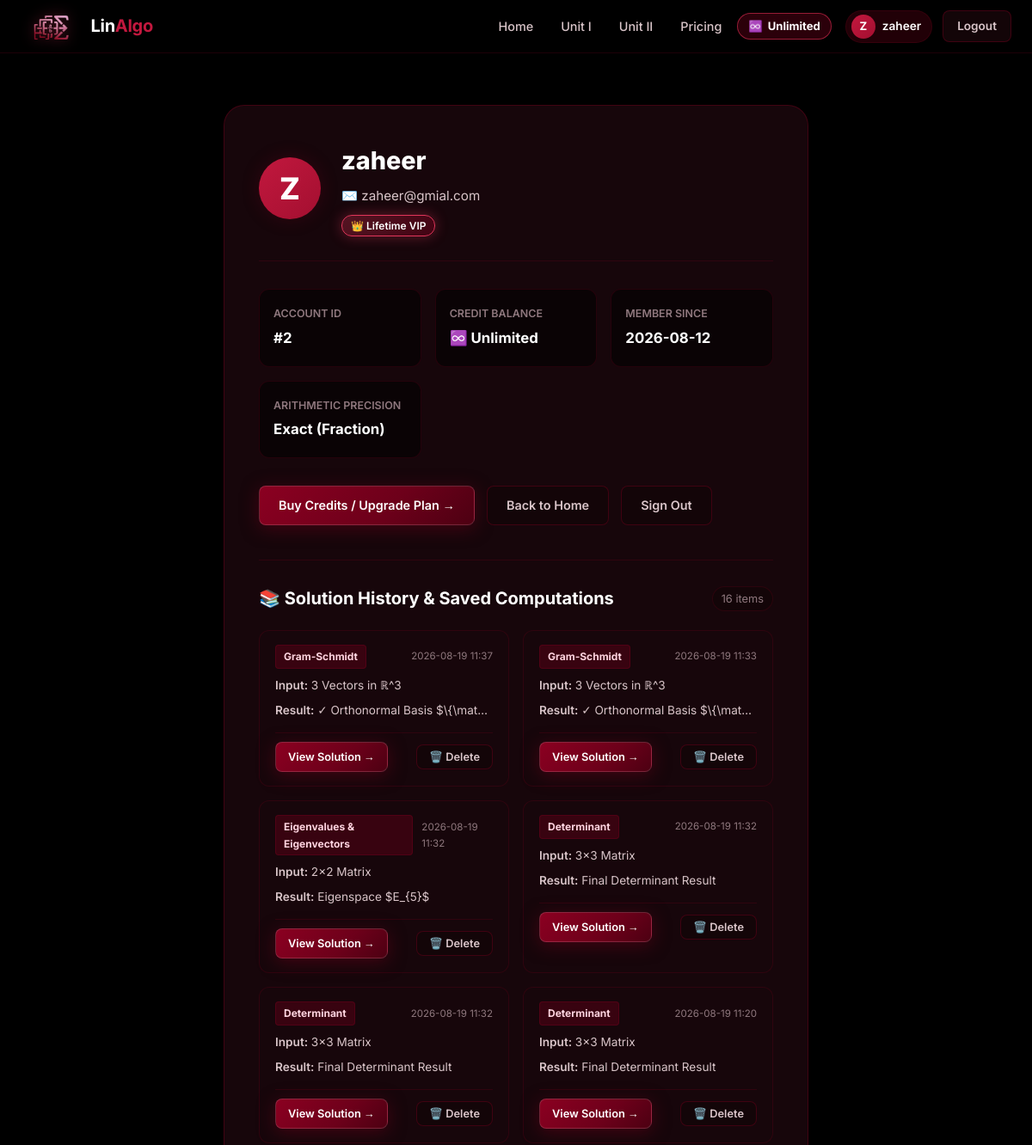
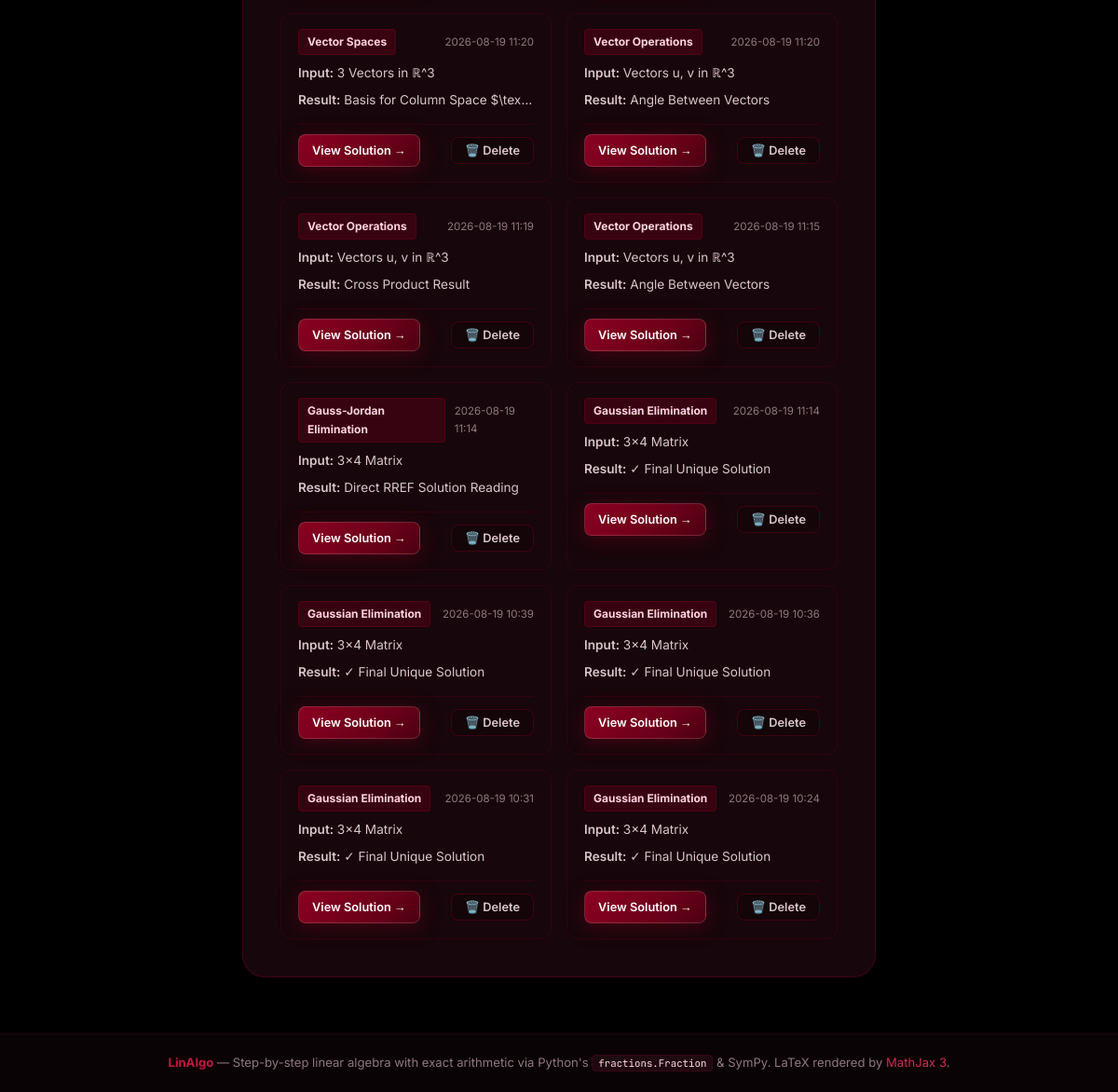
Screenshot of /profile (signed in) with the database file from the repository (2 pictures, top to bottom).
### tables this page shows
CREATE TABLE users (
            id INTEGER PRIMARY KEY AUTOINCREMENT,
            username TEXT UNIQUE NOT NULL,
            email TEXT UNIQUE NOT NULL,
            password_hash TEXT NOT NULL,
            created_at TIMESTAMP DEFAULT CURRENT_TIMESTAMP
        , credits INTEGER DEFAULT 50, plan_type TEXT DEFAULT 'free', is_unlimited INTEGER DEFAULT 0);

CREATE TABLE solution_history (
            id INTEGER PRIMARY KEY AUTOINCREMENT,
            user_id INTEGER NOT NULL,
            module_name TEXT NOT NULL,
            module_title TEXT NOT NULL,
            input_summary TEXT,
            result_summary TEXT,
            full_steps_json TEXT,
            created_at TIMESTAMP DEFAULT CURRENT_TIMESTAMP,
            FOREIGN KEY (user_id) REFERENCES users(id) ON DELETE CASCADE
        );

### app.py (the view)
@app.route('/profile')
def profile():
    user_id = session.get('user_id')
    if not user_id:
        flash("Please sign in to view your profile and saved history.", "info")
        return redirect(url_for('login'))
    user = db.get_user_by_id(user_id)
    if not user:
        session.clear()
        return redirect(url_for('login'))
    history_items = db.get_user_solution_history(user_id, limit=30)
    return render_template('profile.html', user=user, history_items=history_items)

### app.py (called while the page is built)
@app.context_processor
def inject_user():
    user_id = session.get('user_id')
    if user_id:
        current_user = db.get_user_by_id(user_id)
        return dict(current_user=current_user)
    return dict(current_user=None)

### database.py (called while the page is built)
def get_db_connection():
    target_path = DB_PATH
    db_dir = os.path.dirname(DB_PATH) or '.'
    if not os.access(db_dir, os.W_OK):
        tmp_path = '/tmp/linalgo.db'
        if not os.path.exists(tmp_path):
            if os.path.exists(DB_PATH):
                shutil.copy2(DB_PATH, tmp_path)
        target_path = tmp_path
    conn = sqlite3.connect(target_path)
    conn.row_factory = sqlite3.Row
    return conn

def get_user_by_id(user_id):
    if not user_id:
        return None
    conn = get_db_connection()
    cursor = conn.cursor()
    cursor.execute('SELECT id, username, email, credits, plan_type, is_unlimited, created_at FROM users WHERE id = ?', (user_id,))
    row = cursor.fetchone()
    conn.close()
    if row:
        return dict(row)
    return None

def get_user_solution_history(user_id, limit=30):
    if not user_id:
        return []
    conn = get_db_connection()
    cursor = conn.cursor()
    cursor.execute('''
        SELECT id, user_id, module_name, module_title, input_summary, result_summary, created_at
        FROM solution_history
        WHERE user_id = ?
        ORDER BY created_at DESC
        LIMIT ?
    ''', (user_id, limit))
    rows = cursor.fetchall()
    conn.close()
    return [dict(r) for r in rows]

### templates/profile.html (shortened to what this page needs)
{% extends "base.html" %}
{% block content %}
<section class="profile-section">
  <div class="section-container">
    <div class="profile-card">
      <div class="profile-header">
        <div class="profile-avatar">
          {{ current_user.username[0] | upper }}
        </div>
        <div class="profile-info">
          <h1 class="profile-name">{{ current_user.username }}</h1>
          <p class="profile-email">✉️ {{ current_user.email }}</p>
          {% if current_user.is_unlimited %}
            <span class="profile-badge badge-vip">👑 Lifetime VIP</span>
          {% elif current_user.plan_type == 'weekly' %}
            <span class="profile-badge badge-pro">⚡ Weekly Pro</span>
          {% else %}
            <span class="profile-badge">✨ LinAlgo Scholar</span>
          {% endif %}
        </div>
      </div>
      <div class="profile-details-grid">
        <div class="detail-box">
          <span class="detail-label">Account ID</span>
          <span class="detail-value">#{{ current_user.id }}</span>
        </div>
        <div class="detail-box">
          <span class="detail-label">Credit Balance</span>
          <span class="detail-value text-accent">
            {% if current_user.is_unlimited %}
              ♾️ Unlimited
            {% else %}
              🪙 {{ current_user.credits if current_user.credits is not none else 0 }} Credits
            {% endif %}
          </span>
        </div>
        <div class="detail-box">
          <span class="detail-label">Member Since</span>
          <span class="detail-value">{{ current_user.created_at[:10] if current_user.created_at else 'Today' }}</span>
        </div>
        <div class="detail-box">
          <span class="detail-label">Arithmetic Precision</span>
          <span class="detail-value text-accent">Exact (Fraction)</span>
        </div>
      </div>
      <div class="profile-actions">
        <a href="/pricing" class="btn btn-primary">
          Buy Credits / Upgrade Plan &rarr;
        </a>
        <a href="/" class="btn btn-ghost">
          Back to Home
        </a>
        <a href="/logout" class="btn btn-ghost">
          Sign Out
        </a>
      </div>
      <div class="profile-history-section">
        <div class="history-header">
          <h2 class="history-title">📚 Solution History & Saved Computations</h2>
          <span class="history-count">{{ history_items | length if history_items else 0 }} items</span>
        </div>
        {% if history_items and history_items | length > 0 %}
          <div class="history-grid">
            {% for item in history_items %}
            <div class="history-card" id="history-card-{{ item.id }}">
              <div class="history-card-top">
                <span class="module-chip">{{ item.module_title }}</span>
                <span class="history-time">{{ item.created_at[:16] }}</span>
              </div>
              <div class="history-summary">
                <strong>Input:</strong> {{ item.input_summary }}
              </div>
              <div class="history-result">
                <strong>Result:</strong> <span class="math-preview">{{ item.result_summary }}</span>
              </div>
              <div class="history-card-actions">
                <a href="/history/{{ item.id }}" class="btn btn-primary btn-sm">
                  View Solution &rarr;
                </a>
                <button class="btn btn-ghost btn-sm btn-delete-history" data-id="{{ item.id }}" title="Delete from history">
                  🗑️ Delete
                </button>
              </div>
            </div>
            {% endfor %}
          </div>
        {% else %}
          <div class="history-empty">
            <p>No saved computations yet. Solve any linear algebra problem while signed in to automatically log your derivations here!</p>
            <a href="/solver/gaussian" class="btn btn-primary btn-sm" style="margin-top:12px;">Start Solving &rarr;</a>
          </div>
        {% endif %}
      </div>
    </div>
  </div>
</section>
{% endblock %}

### templates/base.html (shortened to what this page needs)
<!DOCTYPE html>
<html lang="en">
<head>
  <link rel="stylesheet" href="{{ url_for('static', filename='css/style.css') }}" />
</head>
<body>
  <div class="ambient-math-bg" id="ambientMathBg" aria-hidden="true"></div>
  <nav class="navbar" id="navbar">
    <div class="navbar-inner">
      <a class="navbar-brand" href="/">
        <img src="{{ url_for('static', filename='img/logo.png') }}" alt="LinAlgo Logo" class="brand-logo-img" />
        <span class="brand-text">Lin<span class="brand-accent">Algo</span></span>
      </a>
      <div class="navbar-links">
        <a href="/" class="nav-link {% if request.endpoint == 'index' %}active{% endif %}">
          Home
        </a>
        <a href="/solver/gaussian" class="nav-link">Unit I</a>
        <a href="/solver/determinant" class="nav-link">Unit II</a>
        <a href="/pricing" class="nav-link {% if request.endpoint == 'pricing' %}active{% endif %}">Pricing</a>
        {% if current_user %}
        <a href="/pricing" class="nav-credits-badge" title="Manage Credits & Plan">
          {% if current_user.is_unlimited %}
            <span class="credit-icon">♾️</span> <span class="credit-count">Unlimited</span>
          {% else %}
            <span class="credit-icon">🪙</span> <span class="credit-count">{{ current_user.credits if current_user.credits is not none else 0 }} Credits</span>
          {% endif %}
        </a>
        <div class="nav-user-menu">
          <a href="/profile" class="nav-user-badge" title="View Profile">
            <span class="avatar-circle">{{ current_user.username[0] | upper }}</span>
            <span class="username-text">{{ current_user.username }}</span>
          </a>
          <a href="/logout" class="btn btn-sm btn-ghost nav-auth-btn">Logout</a>
        </div>
        {% else %}
        <div class="nav-auth-actions">
          <a href="/login" class="btn btn-sm btn-ghost nav-auth-btn">Sign In</a>
          <a href="/register" class="btn btn-sm btn-primary nav-auth-btn">Register</a>
        </div>
        {% endif %}
      </div>
    </div>
  </nav>
  <main class="main-content">
    {% block content %}{% endblock %}
  </main>
  <footer class="footer">
    <div class="footer-inner">
      <p>
        <span class="footer-logo">LinAlgo</span> — Step-by-step linear algebra with
        exact arithmetic via Python's <code>fractions.Fraction</code> &amp; SymPy.
        LaTeX rendered by <a href="https://www.mathjax.org/" target="_blank" rel="noopener">MathJax 3</a>.
      </p>
    </div>
  </footer>
</body>
</html>

### rows the page displays
users: username "Z", username "zaheer", email "zaheer@gmial.com", id "2", created_at "2026-08-12"
solution_history: module_title "Gram-Schmidt", created_at "2026-08-19 11:37", input_summary "3 Vectors in ℝ^3", result_summary "✓ Orthonormal Basis $\\{\\mat…"
solution_history: module_title "Gram-Schmidt", created_at "2026-08-19 11:33", input_summary "3 Vectors in ℝ^3", result_summary "✓ Orthonormal Basis $\\{\\mat…"
solution_history: module_title "Eigenvalues & Eigenvectors", created_at "2026-08-19 11:32", input_summary "2×2 Matrix", result_summary "Eigenspace $E_{5}$"
solution_history: module_title "Determinant", created_at "2026-08-19 11:32", input_summary "3×3 Matrix", result_summary "Final Determinant Result"
solution_history: module_title "Determinant", created_at "2026-08-19 11:32", input_summary "3×3 Matrix", result_summary "Final Determinant Result"
solution_history: module_title "Determinant", created_at "2026-08-19 11:20", input_summary "3×3 Matrix", result_summary "Final Determinant Result"
solution_history: module_title "Vector Spaces", created_at "2026-08-19 11:20", input_summary "3 Vectors in ℝ^3", result_summary "Basis for Column Space $\\tex…"
solution_history: module_title "Vector Operations", created_at "2026-08-19 11:20", input_summary "Vectors u, v in ℝ^3", result_summary "Angle Between Vectors"
solution_history: module_title "Vector Operations", created_at "2026-08-19 11:19", input_summary "Vectors u, v in ℝ^3", result_summary "Cross Product Result"
solution_history: module_title "Vector Operations", created_at "2026-08-19 11:15", input_summary "Vectors u, v in ℝ^3", result_summary "Angle Between Vectors"
solution_history: module_title "Gauss-Jordan Elimination", created_at "2026-08-19 11:14", input_summary "3×4 Matrix", result_summary "Direct RREF Solution Reading"
solution_history: module_title "Gaussian Elimination", created_at "2026-08-19 11:14", input_summary "3×4 Matrix", result_summary "✓ Final Unique Solution"
solution_history: module_title "Gaussian Elimination", created_at "2026-08-19 10:39", input_summary "3×4 Matrix", result_summary "✓ Final Unique Solution"
solution_history: module_title "Gaussian Elimination", created_at "2026-08-19 10:36", input_summary "3×4 Matrix", result_summary "✓ Final Unique Solution"
solution_history: module_title "Gaussian Elimination", created_at "2026-08-19 10:31", input_summary "3×4 Matrix", result_summary "✓ Final Unique Solution"
solution_history: module_title "Gaussian Elimination", created_at "2026-08-19 10:24", input_summary "3×4 Matrix", result_summary "✓ Final Unique Solution"

### other values shown
{{ history_items | length if history_items else 0 }} "16"
